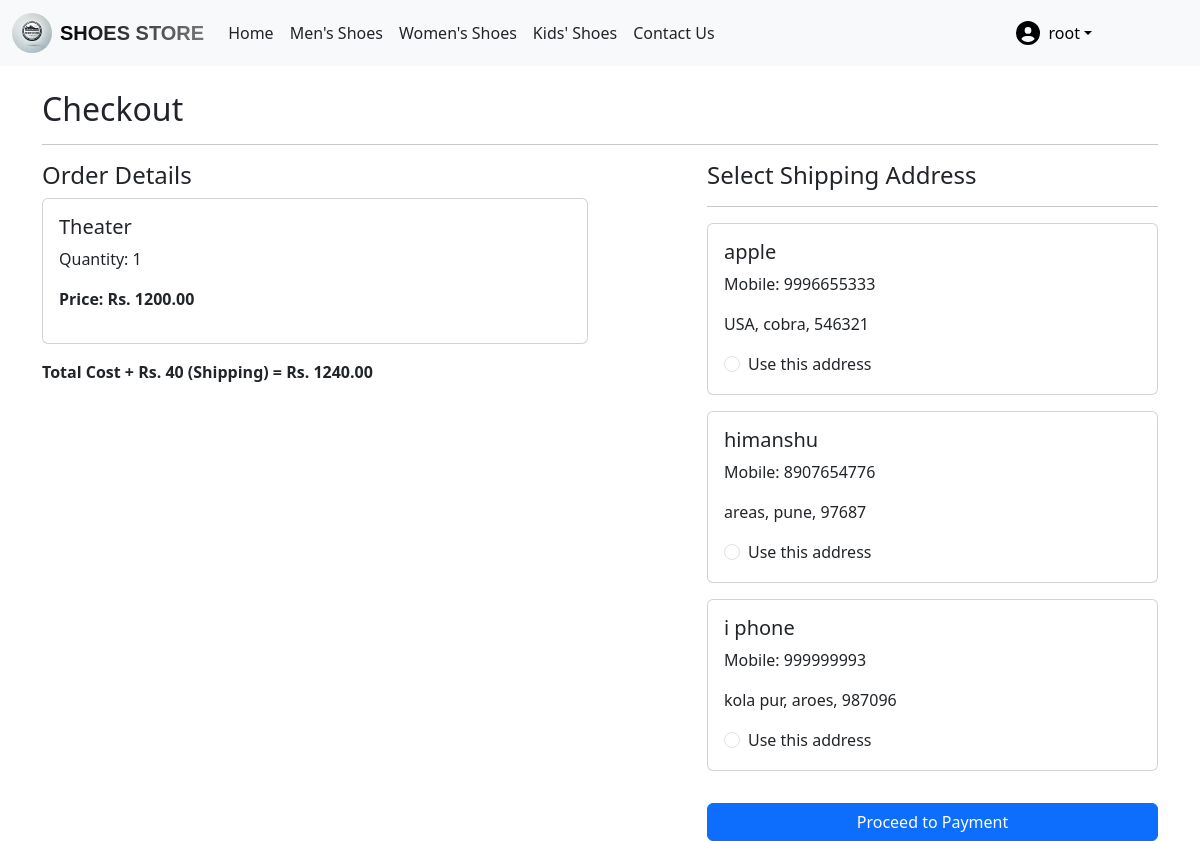
Screenshot of /checkout/ (signed in) with the database file from the repository.
### app/models.py (models this page shows, shortened)
class Cart(models.Model):
    user = models.ForeignKey(User,on_delete=models.CASCADE)
    product = models.ForeignKey(Product, on_delete=models.CASCADE)
    quantity = models.IntegerField(default=1)

class Product(models.Model):
    title = models.CharField(max_length=255)
    price = models.DecimalField(max_digits=10, decimal_places=2, default=0.00)
    discount_price = models.DecimalField(max_digits=10, decimal_places=2, null=True, blank=True)
    description = models.TextField()
    category = models.CharField(choices=CATEGORY_CHOICES, max_length=2)
    product_image = models.ImageField(upload_to='product')

class Customer(models.Model):
    user = models.ForeignKey(User,on_delete=models.CASCADE)
    name = models.CharField(max_length=100)
    locality = models.CharField(max_length=200)
    city = models.CharField(max_length=50)
    mobile = models.IntegerField(default=0)
    zipcode = models.IntegerField()
    state = models.CharField(choices=STATE_CHOICES,max_length=100)
    def __str__(self):
        return self.name

### app/views.py (the view)
# urls.py: path('checkout/', views.Checkout.as_view(), name='checkout'),
class Checkout(View):
    def get(self, request):
        user = request.user
        addresses = Customer.objects.filter(user=user)  # Fetch all addresses
        cart_items = Cart.objects.filter(user=user)  # Fetch cart items
        totalamount = sum(item.quantity * item.product.price for item in cart_items) + 40  # Total price + shipping
        print("Addresses:", addresses)
        return render(request, 'app/checkout.html', {
            'addresses': addresses,
            'cart_items': cart_items,
            'totalamount': totalamount
        })

### app/templates/app/checkout.html (shortened to what this page needs)
{% extends "app/base.html" %}
{% load static %}
{% block main-content %}
<div class="container">
    <h2 class="mt-4">Checkout</h2>
    <hr>
    <div class="row">
        <div class="col-md-6">
            <h4>Order Details</h4>
            {% for item in cart_items %}
            <div class="card mb-3">
                <div class="card-body">
                    <h5 class="card-title">{{ item.product.title }}</h5>
                    <p class="card-text">Quantity: {{ item.quantity }}</p>
                    <p class="fw-bold">Price: Rs. {{ item.product.price }}</p>
                </div>
            </div>
            {% endfor %}
            <p class="fw-bold">Total Cost + Rs. 40 (Shipping) = Rs. {{ totalamount }}</p>
        </div>
<div class="col-md-5 offset-md-1">
    <h4>Select Shipping Address</h4>
    <hr>
    <form method="post" action="{% url 'payment' %}" id="checkout-form">
        {% for ad in addresses %}
        <div class="card mb-3">
            <div class="card-body">
                <h5>{{ ad.name }}</h5>
                <p>Mobile: {{ ad.mobile }}</p>
                <p>{{ ad.locality }}, {{ ad.city }}, {{ ad.zipcode }}</p>
                <div class="form-check">
                    <input class="form-check-input" type="radio" name="custid" id="custadd{{ forloop.counter }}" value="{{ ad.id }}">
                    <label class="form-check-label" for="custadd{{ forloop.counter }}">
                        Use this address
                    </label>
                </div>
            </div>
        </div>
        {% endfor %}
        <button type="submit" class="btn btn-primary w-100 mt-3" id="pay-btn">Proceed to Payment</button>
    </form>
</div>
{% endblock main-content %}

### app/templates/app/base.html (shortened to what this page needs)
<!DOCTYPE html>
{% load static %}
<html lang="en">
<head>
  <link rel="stylesheet" href="{% static 'app/css/style.css' %}">
  <link rel="stylesheet" href="https://cdnjs.cloudflare.com/ajax/libs/aos/2.3.4/aos.css">
  <link href="https://cdn.jsdelivr.net/npm/bootstrap@5.3.3/dist/css/bootstrap.min.css" rel="stylesheet">
  <link rel="stylesheet" href="{% static 'app/css/owl.carousel.min.css' %}" />
  <link rel="stylesheet" href="{% static 'app/css/all.min.css' %}" />
  <link rel="stylesheet" href="{% static 'app/css/style.css' %}" />
</head>
<body>
  <nav class="navbar navbar-expand-lg bg-light">
    <div class="container-fluid">
      <a class="navbar-brand d-flex align-items-center gap-2">
        <img src="{% static 'app/images/banner/shoes-logo.png.webp' %}"
             alt="ShoeStore Logo"
             width="40"
             height="40"
             class="rounded-circle">
        <span class="store-name fw-bold">Shoes Store</span>
      </a>
      <div class="collapse navbar-collapse" id="navbarNav">
        <ul class="navbar-nav me-auto mb-2 mb-lg-0">
          {% if request.user.is_authenticated %}
            <li class="nav-item">
                <a class="nav-link text-dark text-decoration-none" href="{% url 'home' %}">Home</a>
            </li>
            <li class="nav-item">
                <a class="nav-link text-dark text-decoration-none" href="{% url 'category' 'ms' %}">Men's Shoes</a>
            </li>
            <li class="nav-item">
                <a class="nav-link text-dark text-decoration-none" href="{% url 'category' 'ws' %}">Women's Shoes</a>
            </li>
            <li class="nav-item">
                <a class="nav-link text-dark text-decoration-none" href="{% url 'category' 'ks' %}">Kids' Shoes</a>
            </li>
            <li class="nav-item">
                <a class="nav-link text-dark text-decoration-none" href="{% url 'contact' %}">Contact Us</a>
            </li>
        </ul>
    <ul class="navbar-nav ms-auto mb-2 mb-lg-0" style="margin-right:80px;">
      <li class="nav-item dropdown mx-2">
          <a class="nav-link dropdown-toggle text-black d-flex align-items-center" href="#" id="profileDropdown" data-bs-toggle="dropdown">
              <i class="fas fa-user-circle me-2" style="font-size: 1.5rem;"></i>
              {% if request.user.is_authenticated %}
                  {{ request.user.first_name|default:request.user.username }}
              {% else %}
                  Guest
              {% endif %}
          </a>
      </li>
  </ul>
        {% endif %}
      </div>
    </div>
  </nav>
  {% block main-content %}{% endblock %}
</body>
</html>

### app/templates/app/base.html (style rules this page uses)
.store-name { font-family: 'Poppins', sans-serif; font-size: 20px; text-transform: uppercase; background: linear-gradient(to right, #000, #777); -webkit-background-clip: text; -webkit-text-fill-color: transparent; }
.nav-link { position: relative; }
.nav-link::before { content: ''; position: absolute; left: 0; bottom: 0; width: 0; height: 2px; background-color: black; transition: width 0.5s ease; }
.nav-item.dropdown .nav-link::before { display: none; }

### rows the page displays
Cart: product "Theater", quantity "1", product.price "1200.00"
Customer: name "apple", mobile "9996655333", locality "USA", city "cobra", zipcode "546321"
Customer: name "himanshu", mobile "8907654776", locality "areas", city "pune", zipcode "97687"
Customer: name "i phone", mobile "999999993", locality "kola pur", city "aroes", zipcode "987096"

### other values shown
{{ request.user.first_name|default:request.user.username }} "root"
{{ totalamount }} "1240.00"
